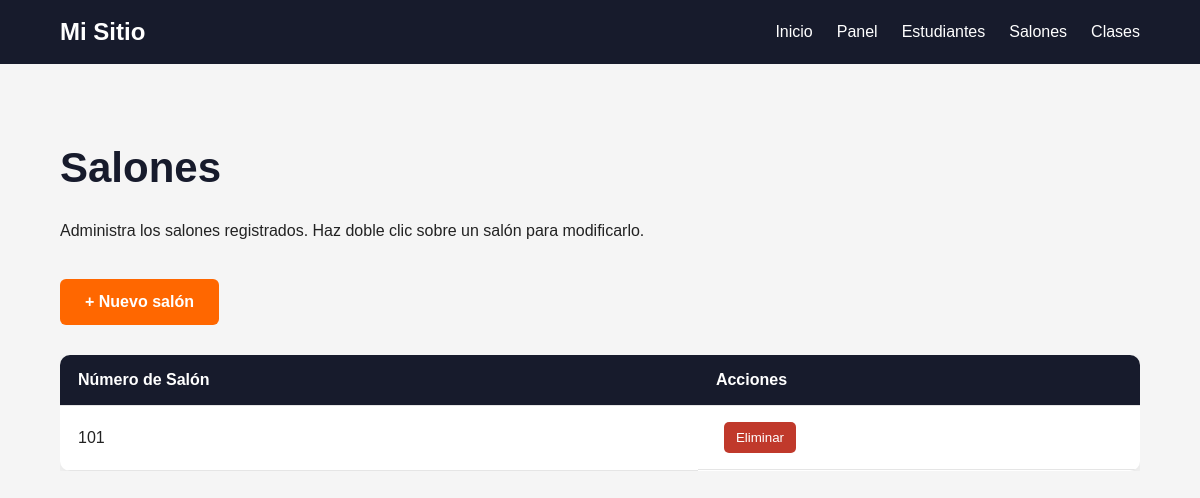
Before: /estudiantes/salones/ with the older database file.
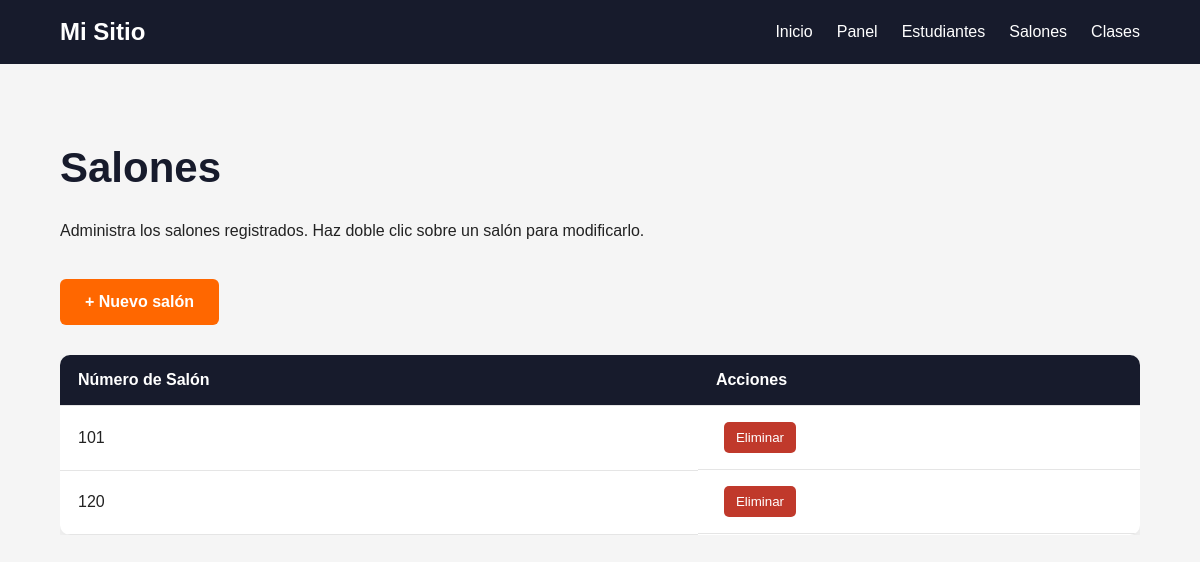
After: the same page with the newer database file.
### estudiantes/models.py (models this page shows, shortened)
class Salon(models.Model):
    id_salon = models.IntegerField(primary_key=True, verbose_name="Número de Salón")
    class Meta:
        verbose_name = "Salón"
        verbose_name_plural = "Salones"

### estudiantes/views.py (the view)
def lista_salones(request):
    salones = Salon.objects.all()
    return render(
        request,
        "estudiantes/salones.html",
        {
            "salones": salones
        }
    )

### estudiantes/templates/estudiantes/salones.html (shortened to what this page needs)
{% extends "estudiantes/base_estudiantes.html" %}
{% block content %}
<section class="page-section">
    <div class="container">
        <h1>Salones</h1>
        <p>
            Administra los salones registrados.
            Haz doble clic sobre un salón para modificarlo.
        </p>
        <div class="buttons">
            <a
                href="{% url 'crear_salon' %}"
                class="btn btn-primary"
            >
                + Nuevo salón
            </a>
        </div>
        <div class="table-container">
            <table class="data-table">
                <thead>
                    <tr>
                        <th>Número de Salón</th>
                        <th>Acciones</th>
                    </tr>
                </thead>
                <tbody>
                    {% for salon in salones %}
                    <tr ondblclick="editarFila(this)">
                        <td>
                            <span class="view-value">
                                {{ salon.id_salon }}
                            </span>
                        </td>
                        <td class="actions">
                            <form
                                method="POST"
                                action="{% url 'eliminar_salon' salon.id_salon %}"
                                class="delete-form"
                            >
                                <button
                                    type="submit"
                                    class="btn-delete"
                                    onclick="
                                        return confirm(
                                            '¿Seguro que quieres eliminar este salón?'
                                        );
                                    "
                                >
                                    Eliminar
                                </button>
                            </form>
                        </td>
                    </tr>
                    {% empty %}
                    <tr>
                        <td colspan="2">
                            No hay salones registrados.
                        </td>
                    </tr>
                    {% endfor %}
                </tbody>
            </table>
        </div>
    </div>
</section>
{% endblock %}

Changed rows visible on the page:
added Salon: id_salon "120"
